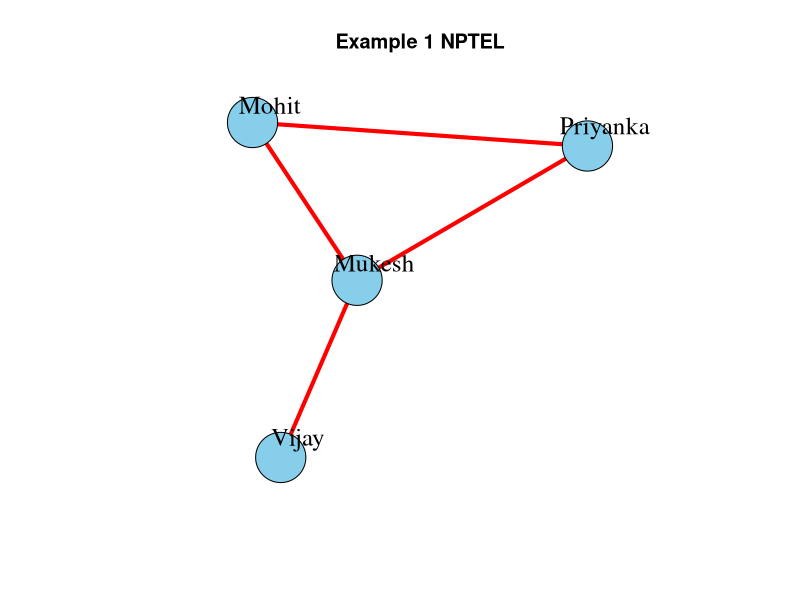
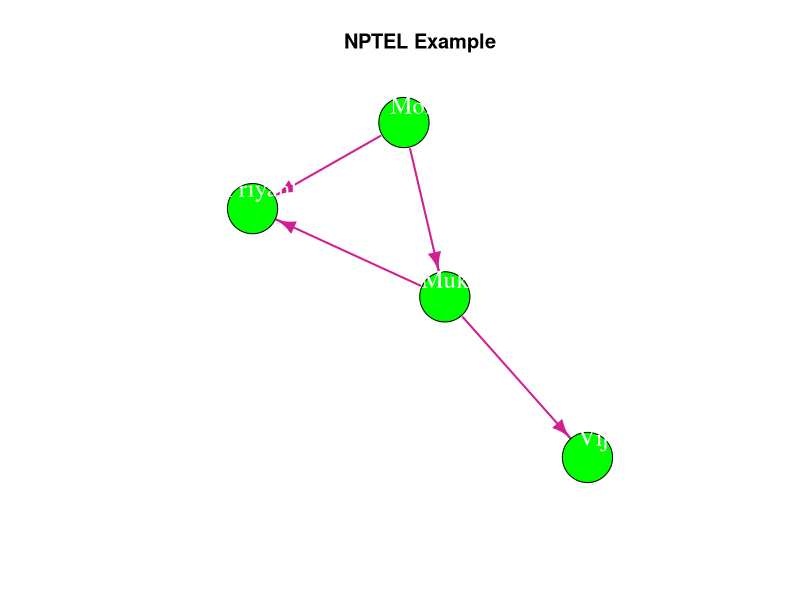
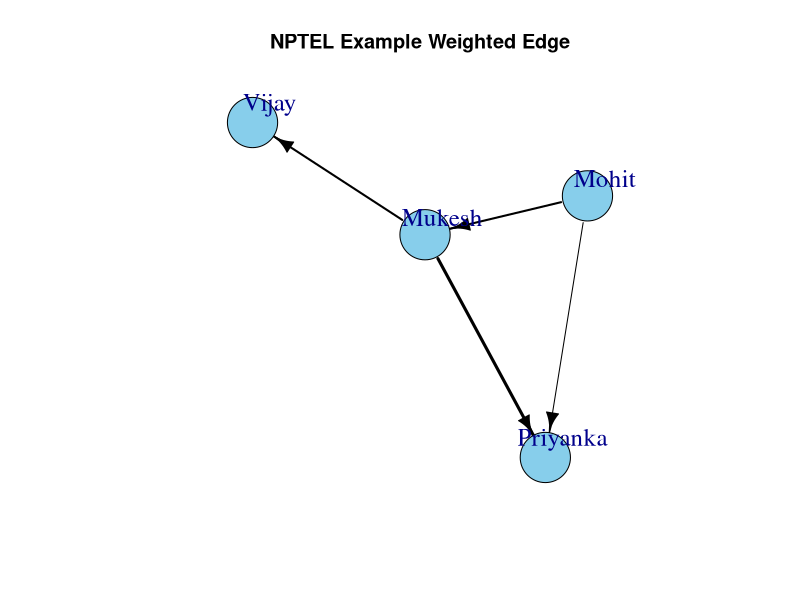
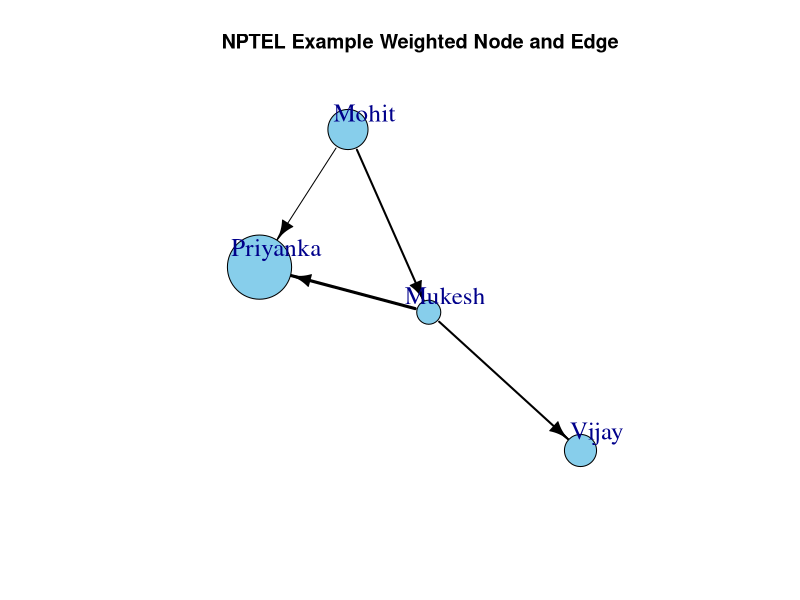

Source code (R) for these figures, in order:
#  Package

install.packages("igraph")

library(igraph)

# Define nodes
#Authors 
#Total AUthors are four 

nodes <- c("Mohit", "Mukesh", "Priyanka", "Vijay")

nodes

# Define edges
#Collobration Between Authors

edges <- matrix(c(
  "Mohit", "Mukesh",
  "Mohit", "Priyanka",
  "Mukesh", "Priyanka",
  "Mukesh", "Vijay"
), ncol = 2, byrow = TRUE)

edges


#  Undirected graph
gu <- graph_from_edgelist(edges, directed = FALSE)

gu

# We will plot the graph for clear understanding 
# Plot graph
plot(gu, 
     vertex.color = "skyblue",      # Color of the node
     vertex.size = 30,              # Fixing the size of the node
     vertex.label.cex = 1.5,        # Fixing the size of label of the node
     vertex.label.dist = 2,         # Node label distance
     edge.color = "red",          # Edge color
     edge.width = 4,                # Edge width
     main = "Example 1 NPTEL",# Graph Title 
     vertex.label.color = "black")

# Directed graph

gd <- graph_from_edgelist(edges, directed = TRUE)


# Plot graph
plot(gd, 
  
     vertex.color = "green",      # Color of the node
     vertex.size = 30,              # Fixing the size of the node
     vertex.label.cex = 1.5,        # Fixing the size of label of the node
     vertex.label.dist = 2,         # Node label distance
     edge.color = "violetred",          # Edge color
     edge.width = 2,                # Edge width
     main = "NPTEL Example",# Graph Title 
     vertex.label.color = "#FFFFFF")


######Weighted Graph########## 

# load required package


library(igraph)

# Nodes

nodes <- c("Mohit", "Mukesh", "Priyanka", "Vijay")

# Define edges with weights
edges <- matrix(c(
  "Mohit", "Mukesh",2,
  "Mohit", "Priyanka",1,
  "Mukesh", "Priyanka",3,
  "Mukesh", "Vijay",2
), ncol = 3, byrow = TRUE)

# Create graph
g_weighted <- graph_from_edgelist(edges[,1:2], directed = TRUE)



# Plot graph with edge weight
plot(g_weighted, 
     vertex.color = "skyblue",               
     vertex.size = 30,               
     vertex.label = nodes,          
     vertex.label.cex = 1.5,        
     vertex.label.dist = 2,         
     edge.color = "black",          
     edge.width = edges[,3],        
     main = "NPTEL Example Weighted Edge")       #  title



#This weight can be assigned to nodes also. 

# Set node weights
node_weights <- c(5, 3, 8, 4)
V(g_weighted)$weight <- node_weights

# Plot graph with edge weight
plot(g_weighted, 
     vertex.color = "skyblue",      
     vertex.size = V(g_weighted)$weight*5,  
     vertex.label = nodes,          
     vertex.label.cex = 1.5,        
     vertex.label.dist = 2,         
     edge.color = "black",          
     edge.width = edges[,3],        
     main = "NPTEL Example Weighted Node and Edge")       # Plot title





#Centrality
#centrality in terms of Betweenness, Closeness and Strength

#Degree Centrality 

degree(gu)


##Normalized degree  centrality (n -1) 

degree(gu, normalized = TRUE)


#Betweenness Centrality

betweenness(gu)

#Closeness Centrality 

closeness(gu)

#Page Rank Example 


page_rank(gd)
